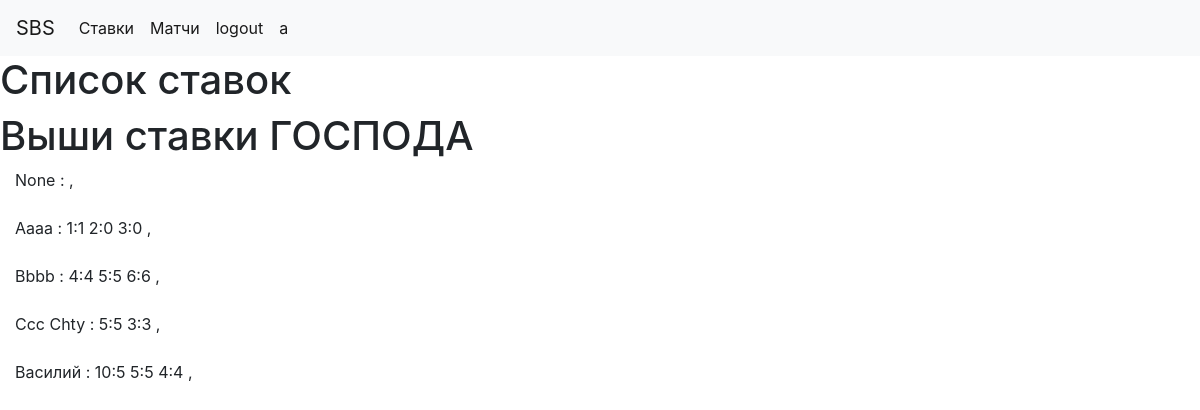
The page /bets (signed in) on the database as committed earlier.
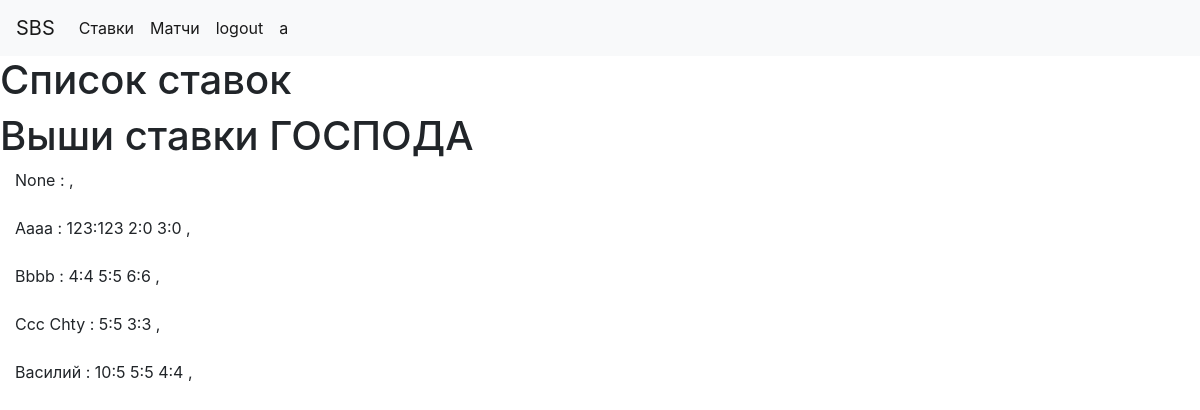
The same page on the database as committed later.
### app/models.py (models this page shows, shortened)
class User(UserMixin, db.Model):
    id = db.Column(db.Integer, primary_key=True)
    username = db.Column(db.String(64), index=True, unique=True)
    email = db.Column(db.String(120), index=True, unique=True)
    password_hash = db.Column(db.String(128))
    pred = db.relationship('Bets', backref='author', lazy='dynamic')
    avatar = db.Column(db.String(128))
    about_me = db.Column(db.String(140))
    fio = db.Column(db.String(140))

class Bets(db.Model):
    id = db.Column(db.Integer, primary_key=True)
    match_id = db.Column(db.String(140), db.ForeignKey('match.id'))
    user_id = db.Column(db.Integer, db.ForeignKey('user.id'))
    t1_pre = db.Column(db.Integer)
    t2_pre = db.Column(db.Integer)
    comment = db.Column(db.String(140))
    timestamp = db.Column(db.DateTime, index=True, default=datetime.utcnow)
    res_scor = db.Column(db.Integer)

### app/routes.py (the view)
@app.route('/bets')
@login_required
def bets():
    bets_dict = {}
    user_list = User.query.all()
    for user in user_list:
        user_id = user.id
        user_bets = Bets.query.filter_by(user_id=user_id).all()
        bets_dict[user.fio] = user_bets
    return render_template('bets.html', bets_dict= bets_dict)

### app/models.py (called while the page is built)
@login.user_loader
def load_user(id):
    return User.query.get(int(id))

### app/templates/bets.html (shortened to what this page needs)
{% extends  'base.html' %}
{% block content_title %}
    Список ставок
{% endblock %}
{% block content%}
<h1> Выши ставки ГОСПОДА</h1>
{% for user, bets in bets_dict.items() %}
<div class="col-md-3">
{{user}} :
    {% for bet in bets%}
    {{bet.t1_pre}}:{{bet.t2_pre}}
    {% endfor %}
    ,
</div>
<br>
{% endfor %}
{% endblock %}

### app/templates/base.html (shortened to what this page needs)
<!DOCTYPE html>
<html lang="en">
<head>
    <link rel="stylesheet" href="https://stackpath.bootstrapcdn.com/bootstrap/4.4.1/css/bootstrap.min.css">
</head>
<body>
<nav class="navbar navbar-expand-lg navbar-light bg-light">
    <a class="navbar-brand" href="{{ url_for('index') }}">SBS</a>
    <div class="collapse navbar-collapse" id="navbarNavAltMarkup">
        <div class="navbar-nav">
            <a class="nav-item nav-link active" href="{{ url_for('bets') }}">Ставки <span class="sr-only">(current)</span></a>
             <a class="nav-item nav-link active" href="{{ url_for('matchs') }}">Матчи <span class="sr-only">(current)</span></a>
        {% if current_user.is_anonymous %}
            <a class="nav-item nav-link active" href="{{ url_for('login') }}">login <span class="sr-only">(current)</span></a>
            <a class="nav-item nav-link active" href="{{ url_for('register') }}">Регистрация <span class="sr-only">(current)</span></a>
        {% else %}
            <a class="nav-item nav-link active" href="{{ url_for('logout') }}">logout <span class="sr-only">(current)</span></a>
        {% endif %}
        <a class="nav-item nav-link active" href="{{ url_for('user', username=current_user.username) }}" >{{ current_user.username }}</a>
    </div>
    </div>
</nav>
<h1>
    {% block content_title %}
    {% endblock %}
</h1>
    {% block content%}
    {% endblock %}
</body>
</html>

Rows that differ between the two databases and show on the page:
changed Bets (number 1 of 11 on the later page): t1_pre "1" → "123"; t2_pre "1" → "123"
